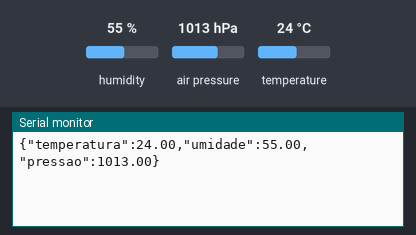
Bench run of a sketch on a simulated Arduino Uno, built with avr-gcc and run on an emulated ATmega328P. Shown: the last lines printed to the serial monitor. The test bench sets the inputs (shaded band); at power-on: humidity 55 %, air pressure 1013 hPa, temperature 24 °C.

Above: at 1.3 s.
1.4 s: humidity set to 22 %
At 6.3 s:
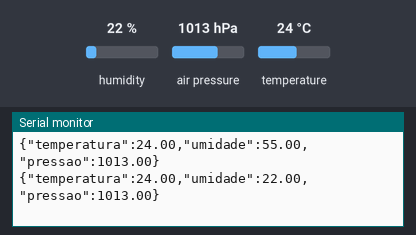
7.4 s: air pressure set to 952 hPa
At 11.0 s:
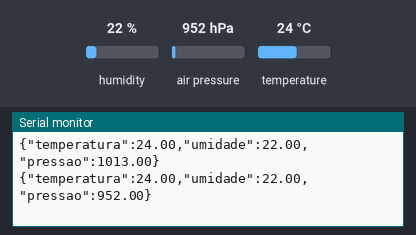
13.4 s: temperature set to 12 °C
At 15.8 s:
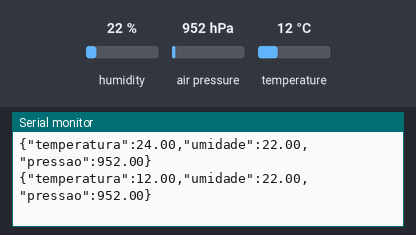
19.4 s: air pressure set to 975 hPa
At 20.5 s:
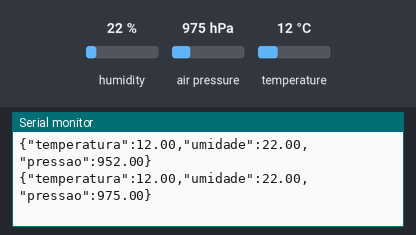
25.4 s: humidity set to 40 %
At 25.4 s:
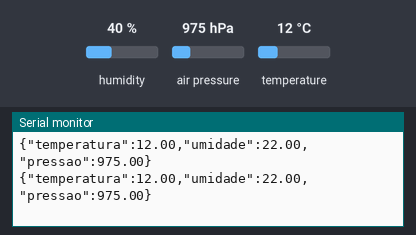
Timing chart, 0 to 28.4 s (numbered marks = the images above; inputs shaded):
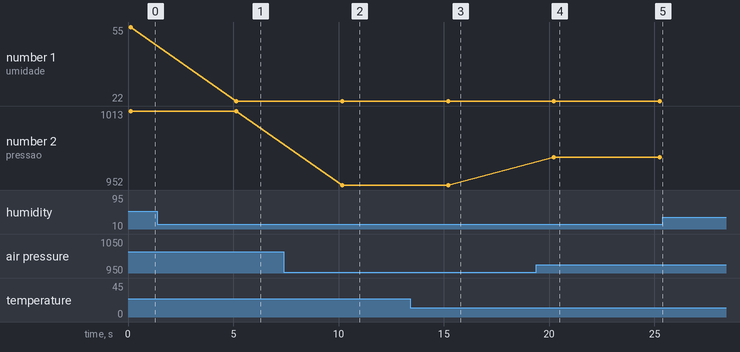

The sketch:

estacao.ino
```cpp
#include "DHT.h"
#define DHTPIN 2
#define DHTTYPE DHT11
#include <Wire.h>
#include <Adafruit_BMP280.h>

Adafruit_BMP280 bmp;
DHT dht(DHTPIN, DHTTYPE);

void setup() {
    Serial.begin(9600);
    Wire.begin();
    delay(100);
    dht.begin();

    if (!bmp.begin(0x76, 0x60)) {
        Serial.println("Sensor não encontrado!");
        while (1) delay(10);
    }
}

void loop() {
    float temp = dht.readTemperature();
    float umid = dht.readHumidity();
    float pres = bmp.readPressure() / 100.0F; // converte Pa para hPa que é o padrão internacional
    if (!isnan(temp) && !isnan(umid) && !isnan(pres)) {
        Serial.print("{");
        Serial.print("\"temperatura\":"); Serial.print(temp);
        Serial.print(",\"umidade\":"); Serial.print(umid);
        Serial.print(",\"pressao\":"); Serial.print(pres);
        Serial.println("}");
    }
    delay(5000);
}
```

Measured:
- after the input at 1.4 s, the serial monitor: prints a new line after 3.8 s (image 1)
- after the input at 7.4 s, the serial monitor: prints a new line after 2.8 s (image 2)
- after the input at 13.4 s, the serial monitor: prints a new line after 1.8 s (image 3)
- after the input at 19.4 s, the serial monitor: prints a new line after 0.83 s (image 4)
- plotted number 1: 55 → 22 after the input at 1.4 s, 22 → 40 after the input at 25.4 s
- plotted number 2: 1013 → 952 after the input at 7.4 s, 952 → 975 after the input at 19.4 s
